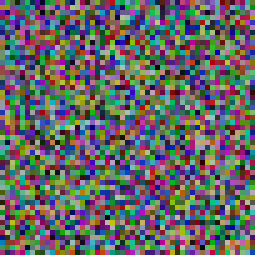
Frame 1 (no input)
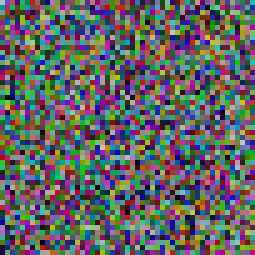
Frame 60 (the mouse pressed at the canvas centre just before this capture)
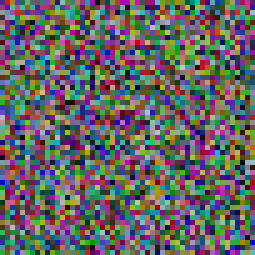
Frame 120 (the mouse held since frame 60 and released just before this capture)

The Processing sketch that drew these frames (run headless with seeded random() and noise(); from frame 60 on, the mouse is pressed at the canvas centre):

// Processing sketch: Class2_8
// ── Class2_8.pde

void setup() {
  size(255, 255);
  background(0);
  frameRate(30);
}

void draw() {
  background(0);
  int i =0;
  while (i<height) {
    int j =0;
    while (j<width) {
      noStroke();
      fill(random(0, 255), random(0, 255), random(0, 255), 200);
      rect(j, i, 5, 5);
      j=j+5;
    }
    i=i+5;
  }
}
